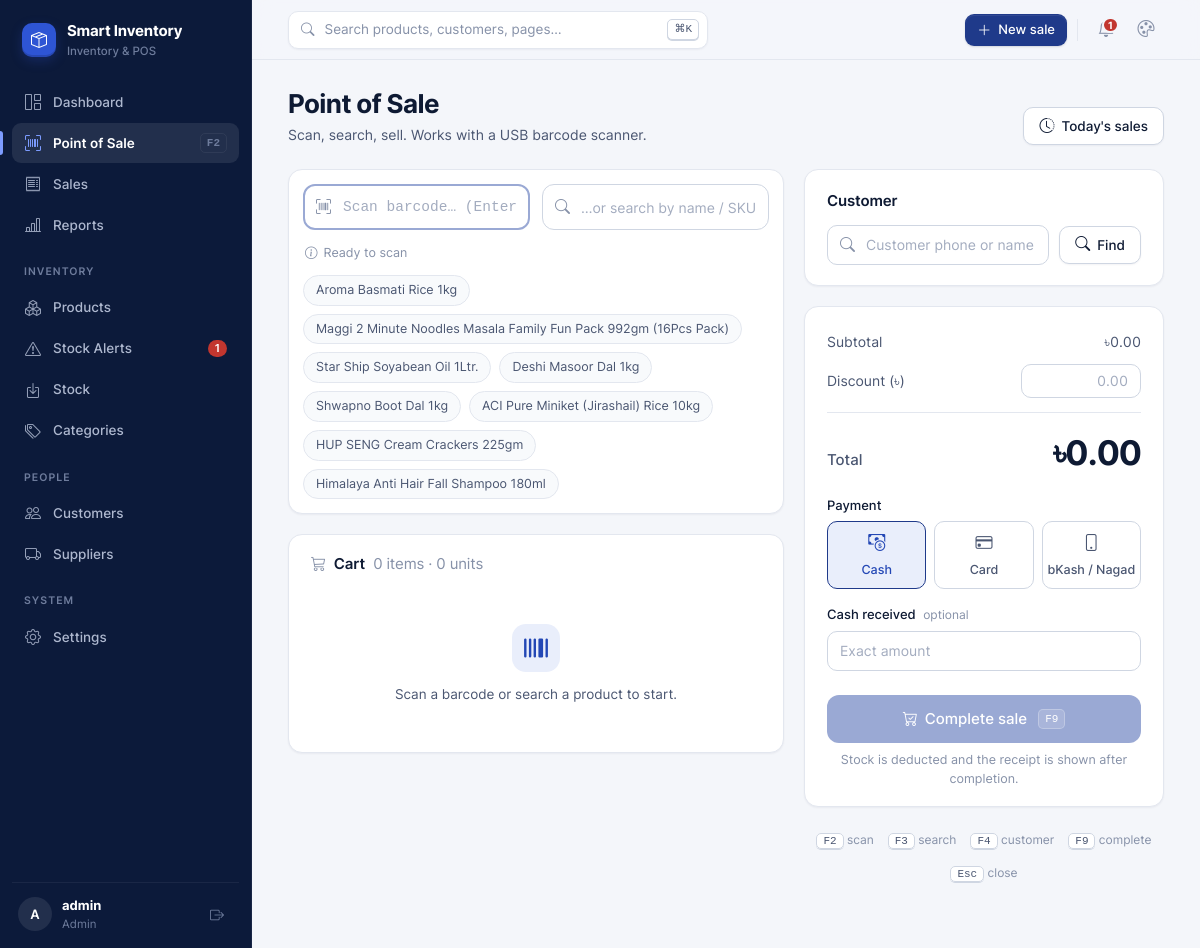
Page /pos/ (signed in) on the committed database.
### inventory/models.py (models this page shows, shortened)
class StoreSettings(models.Model):
    shop_name = models.CharField(max_length=120, default='Smart Inventory')
    address = models.CharField(max_length=255, blank=True)
    phone = models.CharField(max_length=40, blank=True)
    receipt_footer = models.CharField(max_length=255, default='Thank you for shopping with us!')
    default_low_stock = models.PositiveIntegerField('default low stock alert', default=5)
    reorder_cover_days = models.PositiveIntegerField(
        default=14, help_text='Reorder suggestions keep this many days of sales in stock.',
    )
    telegram_bot_token = models.CharField(max_length=120, blank=True)
    telegram_chat_id = models.CharField(max_length=60, blank=True)
    class Meta:
        verbose_name = 'store settings'
        verbose_name_plural = 'store settings'
    @classmethod
    def load(cls):
        obj, _ = cls.objects.get_or_create(pk=1)
        return obj

class Product(models.Model):
    name = models.CharField(max_length=200)
    sku = models.CharField('SKU', max_length=50, blank=True, db_index=True)
    barcode = models.CharField(max_length=64, blank=True, db_index=True)
    category = models.ForeignKey(Category, on_delete=models.CASCADE, related_name='products')
    supplier = models.ForeignKey(
        Supplier, on_delete=models.SET_NULL, null=True, blank=True, related_name='products',
    )
    cost_price = models.DecimalField('buy price', max_digits=10, decimal_places=2, default=0)
    price = models.DecimalField('sell price', max_digits=10, decimal_places=2)
    quantity = models.PositiveIntegerField(default=0)
    low_stock_threshold = models.PositiveIntegerField(default=5)
    created_at = models.DateTimeField(auto_now_add=True)
    class Meta:
        ordering = ['-created_at']
    @property
    def is_low_stock(self):
        return self.quantity <= self.low_stock_threshold
    def as_json(self):
        return {
            'id': self.pk,
            'name': self.name,
            'sku': self.sku,
            'barcode': self.barcode,
            'price': str(self.price),
            'cost': str(self.cost_price),
            'qty': self.quantity,
            'low': self.is_low_stock,
            'category': self.category.name if self.category_id else '',
            'supplier_id': self.supplier_id,
        }

### inventory/views/pos.py (the view)
# urls.py: path('pos/', views.pos, name='pos'),
@login_required
def pos(request):
    preload = None
    if request.GET.get('add', '').isdigit():
        product = Product.objects.select_related('category').filter(pk=request.GET['add']).first()
        preload = product.as_json() if product else None
    return render(request, 'inventory/pos.html', {
        'preload': preload,
        'payment_choices': Order.PAYMENT_CHOICES,
        'quick_products': [
            p.as_json() for p in Product.objects.select_related('category').filter(quantity__gt=0)
            .annotate(sold=Sum('sales__quantity_sold')).order_by('-sold', 'name')[:8]
        ],
    })

### inventory/context_processors.py (called while the page is built)
def nav_section(request):
    match = getattr(request, 'resolver_match', None)
    name = match.url_name if match else ''
    section = next((s for prefix, s in SECTIONS if name and name.startswith(prefix)), '')
    return {'nav_section': section}

def store(request):
    theme = request.COOKIES.get(THEME_COOKIE, 'navy')
    context = {
        'store': StoreSettings.load(),
        'theme': theme if theme in {t[0] for t in THEMES} else 'navy',
        'themes': THEMES,
    }
    if getattr(request, 'user', None) and request.user.is_authenticated:
        context['nav_low_stock'] = Product.objects.filter(quantity__lte=F('low_stock_threshold')).count()
    return context

### templates/inventory/pos.html (shortened to what this page needs)
{% extends 'base.html' %}
{% block content %}
<div class="page-head">
  <div>
    <h1>Point of Sale</h1>
    <p>Scan, search, sell. Works with a USB barcode scanner.</p>
  </div>
  <div class="actions">
    <a href="{% url 'order_list' %}?period=today" class="btn btn-outline"><i class="bi bi-clock-history"></i> Today's sales</a>
  </div>
</div>
<div class="pos-grid">
  <div class="stack">
    <div class="card">
      <div class="scan-bar">
        <div class="input-icon scan-input">
          <input type="text" id="scan" class="form-control" placeholder="Scan barcode… (Enter)" autocomplete="off" autofocus aria-label="Scan barcode or SKU">
        </div>
        <div class="combo">
          <div class="input-icon">
            <input type="text" id="search" class="form-control" placeholder="…or search by name / SKU" autocomplete="off" aria-label="Search products">
          </div>
        </div>
      </div>
      <div class="scan-status" id="scanStatus"><i class="bi bi-info-circle"></i> Ready to scan</div>
      {% if quick_products %}
      <div class="quick-grid" id="quick">
        {% for p in quick_products %}<button type="button" data-i="{{ forloop.counter0 }}">{{ p.name }}</button>{% endfor %}
      </div>
      {% endif %}
    </div>
    <div class="card">
      <div class="card-head">
        <div class="card-title"><i class="bi bi-cart3"></i> Cart <span class="muted" style="font-weight:400" id="cartCount">0 items · 0 units</span></div>
      </div>
      <div class="empty" id="cartEmpty">
        <i class="bi bi-upc empty-icon" style="font-size:38px"></i>
        <p>Scan a barcode or search a product to start.</p>
      </div>
    </div>
  </div>
  <div class="pos-side">
    <div class="card card-body">
      <div class="card-title" style="margin-bottom:12px">Customer</div>
      <div class="combo" id="customerPicker">
        <div class="row" style="flex-wrap:nowrap">
          <div class="input-icon" style="flex:1">
            <input type="text" id="customerInput" class="form-control" placeholder="Customer phone or name (optional)" autocomplete="off" aria-label="Customer phone or name">
          </div>
          <button type="button" class="btn btn-outline" id="customerFind"><i class="bi bi-search"></i> Find</button>
        </div>
      </div>
    </div>
    <div class="card">
      <div class="totals">
        <div class="line"><span>Subtotal</span><span id="subtotal">৳0.00</span></div>
        <div class="line">
          <span>Discount (৳)</span>
          <input type="number" id="discount" class="form-control no-spin" min="0" step="0.01" placeholder="0.00" aria-label="Discount">
        </div>
        <div class="grand"><span>Total</span><strong id="grandTotal">৳0.00</strong></div>
      </div>
      <div style="padding: 0 22px 18px">
        <div class="label-text">Payment</div>
        <div class="pay-methods">
          {% for key, label in payment_choices %}
          <div>
            <label for="pay-{{ key }}"><i class="bi {% if key == 'cash' %}bi-cash-coin{% elif key == 'card' %}bi-credit-card{% else %}bi-phone{% endif %}"></i>{{ label }}</label>
          </div>
          {% endfor %}
        </div>
        <div class="mt-2" id="cashBox">
          <label for="paid">Cash received <span class="optional">optional</span></label>
          <input type="number" id="paid" class="form-control no-spin" min="0" step="0.01" placeholder="Exact amount">
        </div>
        <button type="button" class="btn btn-primary btn-lg btn-block mt-2" id="checkout" disabled>
          <i class="bi bi-cart-check"></i> Complete sale <kbd class="kbd-on-primary">F9</kbd>
        </button>
        <p class="small muted text-center mt-1">Stock is deducted and the receipt is shown after completion.</p>
      </div>
    </div>
    <div class="shortcuts">
      <span><kbd>F2</kbd> scan</span><span><kbd>F3</kbd> search</span><span><kbd>F4</kbd> customer</span><span><kbd>F9</kbd> complete</span><span><kbd>Esc</kbd> close</span>
    </div>
  </div>
</div>
{% endblock %}

### templates/base.html (shortened to what this page needs)
{% load static %}
<!DOCTYPE html>
<html lang="en" data-theme="{{ theme }}">
<head>
  <link rel="stylesheet" href="{% static 'vendor/inter/inter.css' %}">
  <link rel="stylesheet" href="{% static 'vendor/bootstrap-icons/bootstrap-icons.min.css' %}">
  <link rel="stylesheet" href="{% static 'css/style.css' %}">
</head>
<body>
<div class="app">
  <aside class="sidebar" id="sidebar">
    <a href="{% url 'dashboard' %}" class="brand">
      <span class="brand-mark"><i class="bi bi-box-seam"></i></span>
      <span class="ellipsis">{{ store.shop_name }}<small>Inventory &amp; POS</small></span>
    </a>
    <nav class="nav">
      <a href="{% url 'dashboard' %}" class="{% if nav_section == 'dashboard' %}active{% endif %}"><i class="bi bi-grid-1x2"></i> Dashboard</a>
      <a href="{% url 'pos' %}" class="{% if nav_section == 'pos' %}active{% endif %}"><i class="bi bi-upc-scan"></i> Point of Sale <kbd class="kbd-hint">F2</kbd></a>
      <a href="{% url 'order_list' %}" class="{% if nav_section == 'sales' %}active{% endif %}"><i class="bi bi-receipt"></i> Sales</a>
      <a href="{% url 'report' %}" class="{% if nav_section == 'reports' %}active{% endif %}"><i class="bi bi-bar-chart-line"></i> Reports</a>
      <div class="nav-label">Inventory</div>
      <a href="{% url 'product_list' %}" class="{% if nav_section == 'products' %}active{% endif %}"><i class="bi bi-boxes"></i> Products</a>
      <a href="{% url 'alert_list' %}" class="{% if nav_section == 'alerts' %}active{% endif %}">
        <i class="bi bi-exclamation-triangle"></i> Stock Alerts
        {% if nav_low_stock %}<span class="count" title="{{ nav_low_stock }} low or out of stock">{{ nav_low_stock }}</span>{% endif %}
      </a>
      <a href="{% url 'stock' %}" class="{% if nav_section == 'stock' %}active{% endif %}"><i class="bi bi-box-arrow-in-down"></i> Stock</a>
      <a href="{% url 'category_list' %}" class="{% if nav_section == 'categories' %}active{% endif %}"><i class="bi bi-tags"></i> Categories</a>
      <div class="nav-label">People</div>
      <a href="{% url 'customer_list' %}" class="{% if nav_section == 'customers' %}active{% endif %}"><i class="bi bi-people"></i> Customers</a>
      <a href="{% url 'supplier_list' %}" class="{% if nav_section == 'suppliers' %}active{% endif %}"><i class="bi bi-truck"></i> Suppliers</a>
      <div class="nav-label">System</div>
      <a href="{% url 'settings' %}" class="{% if nav_section == 'settings' %}active{% endif %}"><i class="bi bi-gear"></i> Settings</a>
    </nav>
    <div class="sidebar-footer">
      <a href="{% url 'settings' %}?tab=account" class="avatar" title="My account">{{ request.user.get_full_name|default:request.user.username|slice:":1" }}</a>
      <div class="who">
        <strong class="ellipsis">{{ request.user.get_full_name|default:request.user.username }}</strong>
        <span>{% if request.user.is_superuser %}Admin{% else %}Staff{% endif %}</span>
      </div>
      <form method="post" action="{% url 'logout' %}">
        <button type="submit" class="icon-btn" title="Sign out" aria-label="Sign out"><i class="bi bi-box-arrow-right"></i></button>
      </form>
    </div>
  </aside>
  <main class="main">
    <header class="topbar">
      <button type="button" class="search-trigger" data-cmdk aria-label="Search">
        <i class="bi bi-search"></i>
        <span>Search products, customers, pages…</span>
        <kbd>⌘K</kbd>
      </button>
      <div class="topbar-actions">
        <a href="{% url 'pos' %}" class="btn btn-primary btn-sm hide-sm"><i class="bi bi-plus-lg"></i> New sale</a>
        <a href="{% url 'alert_list' %}" class="icon-btn" title="Stock alerts" aria-label="Stock alerts">
          {% if nav_low_stock %}<span class="dot-badge">{{ nav_low_stock }}</span>{% endif %}
        </a>
        <div class="menu" id="themeMenu">
          <button type="button" class="icon-btn" data-menu-toggle title="Theme" aria-label="Change theme" aria-haspopup="true">
            <i class="bi {% if theme == 'midnight' %}bi-moon-stars{% else %}bi-palette{% endif %}"></i>
          </button>
        </div>
      </div>
    </header>
    <div class="content">
      <div class="container">
        {% block content %}{% endblock %}
      </div>
    </div>
  </main>
</div>
</body>
</html>

### rows in the picture
StoreSettings: shop_name "Smart Inventory"
Product: name "Aroma Basmati Rice 1kg"
Product: name "Maggi 2 Minute Noodles Masala Family Fun Pack 992gm (16Pcs Pack)"
Product: name "Star Ship Soyabean Oil 1Ltr."
Product: name "Deshi Masoor Dal 1kg"
Product: name "Shwapno Boot Dal 1kg"
Product: name "ACI Pure Miniket (Jirashail) Rice 10kg"
Product: name "HUP SENG Cream Crackers 225gm"
Product: name "Himalaya Anti Hair Fall Shampoo 180ml"

### other values in the picture
{{ nav_low_stock }} "1"
{{ request.user.get_full_name|default:request.user.username|slice:":1" }} "A"
{{ request.user.get_full_name|default:request.user.username }} "admin"
{{ label }} "Cash" "Card" "bKash / Nagad"
